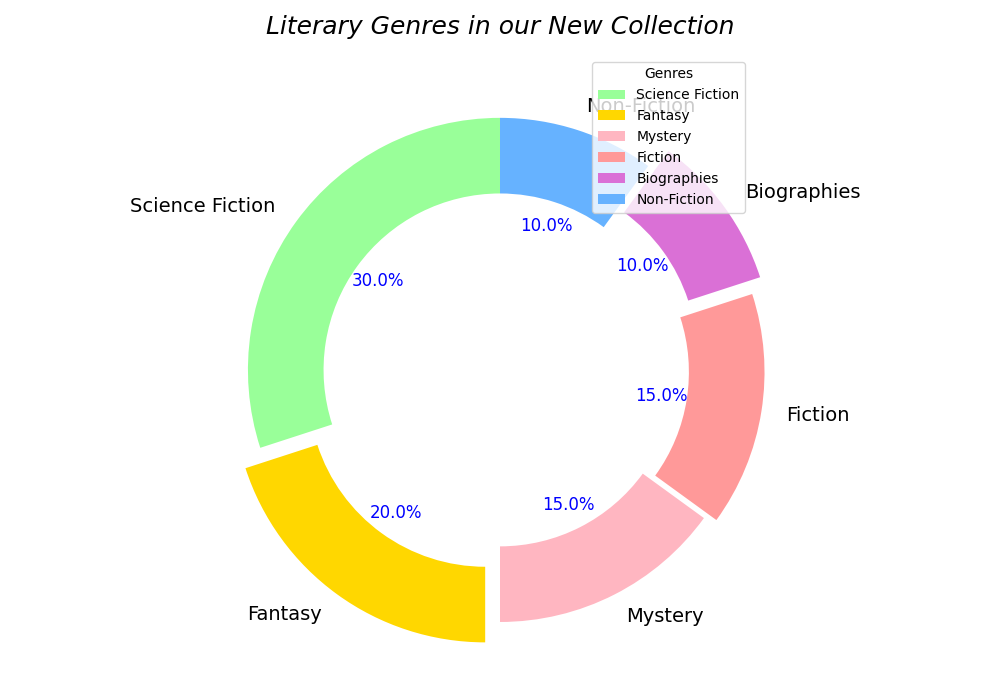

The script that drew this image:
import matplotlib.pyplot as plt

categories = ['Science Fiction', 'Fantasy', 'Mystery', 'Fiction', 'Biographies', 'Non-Fiction']
distribution = [30, 20, 15, 15, 10, 10]
colors = ['#99FF99', '#FFD700', '#FFB6C1', '#FF9999', '#DA70D6', '#66B2FF']

fig, ax = plt.subplots(figsize=(10, 7))

wedges, texts, autotexts = ax.pie(
    distribution, 
    labels=categories, 
    colors=colors,
    autopct='%1.1f%%', 
    startangle=90,
    explode=(0, 0.1, 0, 0.05, 0.1, 0),
    wedgeprops=dict(width=0.3)
)

for text in texts:
    text.set_fontsize(14)

for autotext in autotexts:
    autotext.set_color('blue')
    autotext.set_fontsize(12)

ax.grid(which='both', linestyle='--', linewidth=0.5)
ax.set_title('Literary Genres in our New Collection', fontsize=18, style='italic', pad=15)
ax.legend(wedges, categories, loc='upper right', bbox_to_anchor=(0.9, 1), title="Genres")

plt.tight_layout()
plt.show()
